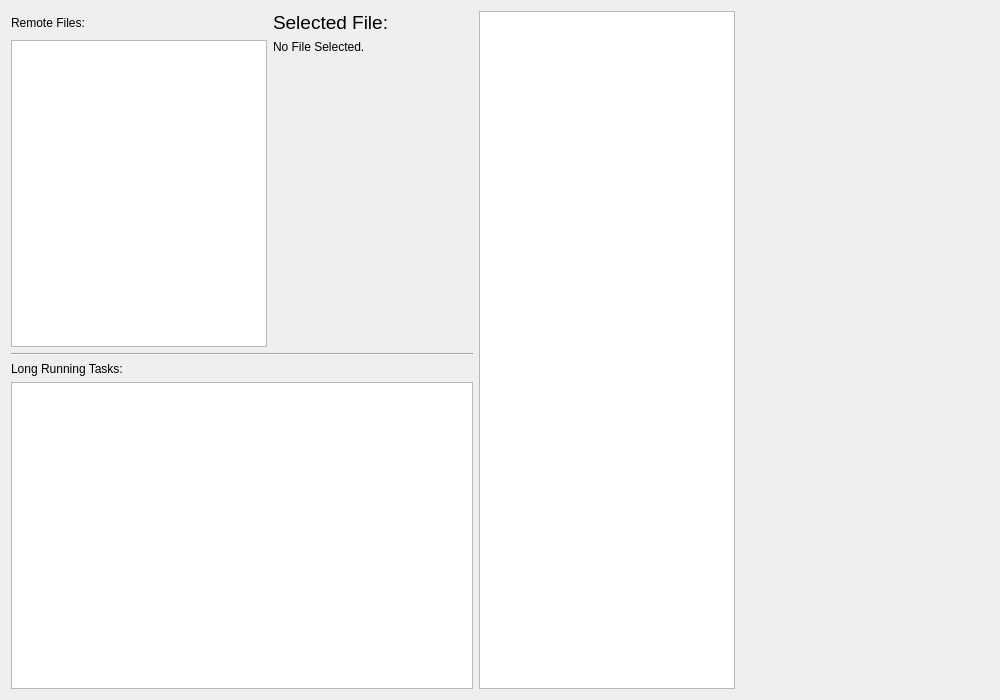
<?xml version="1.0" encoding="UTF-8"?>
<ui version="4.0">
 <comment>
********************************************************************************
**
** Copyright (c) 2017 The University of Notre Dame
** Copyright (c) 2017 The Regents of the University of California
**
** Redistribution and use in source and binary forms, with or without modification,
** are permitted provided that the following conditions are met:
**
** 1. Redistributions of source code must retain the above copyright notice, this 
** list of conditions and the following disclaimer.
**
** 2. Redistributions in binary form must reproduce the above copyright notice, this
** list of conditions and the following disclaimer in the documentation and/or other
** materials provided with the distribution.
**
** 3. Neither the name of the copyright holder nor the names of its contributors may
** be used to endorse or promote products derived from this software without specific
** prior written permission.
**
** THIS SOFTWARE IS PROVIDED BY THE COPYRIGHT HOLDERS AND CONTRIBUTORS &quot;AS IS&quot; AND ANY
** EXPRESS OR IMPLIED WARRANTIES, INCLUDING, BUT NOT LIMITED TO, THE IMPLIED WARRANTIES
** OF MERCHANTABILITY AND FITNESS FOR A PARTICULAR PURPOSE ARE DISCLAIMED. IN NO EVENT
** SHALL THE COPYRIGHT HOLDER OR CONTRIBUTORS BE LIABLE FOR ANY DIRECT, INDIRECT,
** INCIDENTAL, SPECIAL, EXEMPLARY, OR CONSEQUENTIAL DAMAGES (INCLUDING, BUT NOT LIMITED
** TO, PROCUREMENT OF SUBSTITUTE GOODS OR SERVICES; LOSS OF USE, DATA, OR PROFITS; OR
** BUSINESS INTERRUPTION) HOWEVER CAUSED AND ON ANY THEORY OF LIABILITY, WHETHER IN
** CONTRACT, STRICT LIABILITY, OR TORT (INCLUDING NEGLIGENCE OR OTHERWISE) ARISING
** IN ANY WAY OUT OF THE USE OF THIS SOFTWARE, EVEN IF ADVISED OF THE POSSIBILITY OF
** SUCH DAMAGE.
**
**********************************************************************************

// Contributors:
// Written by Peter Sempolinski, for the Natural Hazard Modeling Laboratory, director: Ahsan Kareem, at Notre Dame
 </comment>
 <class>DebugPanelWindow</class>
 <widget class="QMainWindow" name="DebugPanelWindow">
  <property name="geometry">
   <rect>
    <x>0</x>
    <y>0</y>
    <width>1000</width>
    <height>700</height>
   </rect>
  </property>
  <property name="windowTitle">
   <string>panelWindow</string>
  </property>
  <widget class="QWidget" name="centralWidget">
   <layout class="QGridLayout" name="gridLayout">
    <item row="0" column="0">
     <widget class="QLabel" name="filesLabel">
      <property name="text">
       <string>Remote Files:</string>
      </property>
     </widget>
    </item>
    <item row="0" column="1">
     <widget class="QLabel" name="fileSelectedHeader">
      <property name="sizePolicy">
       <sizepolicy hsizetype="Minimum" vsizetype="Maximum">
        <horstretch>0</horstretch>
        <verstretch>0</verstretch>
       </sizepolicy>
      </property>
      <property name="minimumSize">
       <size>
        <width>200</width>
        <height>0</height>
       </size>
      </property>
      <property name="font">
       <font>
        <pointsize>14</pointsize>
       </font>
      </property>
      <property name="text">
       <string>Selected File:</string>
      </property>
     </widget>
    </item>
    <item row="0" column="3" rowspan="5">
     <widget class="QStackedWidget" name="stackedView">
      <property name="currentIndex">
       <number>-1</number>
      </property>
     </widget>
    </item>
    <item row="1" column="0">
     <widget class="QTreeView" name="remoteFileView">
      <property name="contextMenuPolicy">
       <enum>Qt::CustomContextMenu</enum>
      </property>
      <property name="editTriggers">
       <set>QAbstractItemView::NoEditTriggers</set>
      </property>
     </widget>
    </item>
    <item row="1" column="1">
     <widget class="QLabel" name="selectedFileInfo">
      <property name="text">
       <string>No File Selected.</string>
      </property>
      <property name="alignment">
       <set>Qt::AlignLeading|Qt::AlignLeft|Qt::AlignTop</set>
      </property>
     </widget>
    </item>
    <item row="2" column="0" colspan="2">
     <widget class="Line" name="line">
      <property name="orientation">
       <enum>Qt::Horizontal</enum>
      </property>
     </widget>
    </item>
    <item row="3" column="0">
     <widget class="QLabel" name="label_2">
      <property name="text">
       <string>Long Running Tasks:</string>
      </property>
     </widget>
    </item>
    <item row="4" column="0" colspan="2">
     <widget class="QListView" name="longTaskView">
      <property name="contextMenuPolicy">
       <enum>Qt::CustomContextMenu</enum>
      </property>
     </widget>
    </item>
    <item row="0" column="2" rowspan="5">
     <widget class="QTreeView" name="taskTreeView">
      <property name="minimumSize">
       <size>
        <width>200</width>
        <height>0</height>
       </size>
      </property>
      <property name="maximumSize">
       <size>
        <width>350</width>
        <height>16777215</height>
       </size>
      </property>
      <property name="editTriggers">
       <set>QAbstractItemView::NoEditTriggers</set>
      </property>
      <property name="showDropIndicator" stdset="0">
       <bool>false</bool>
      </property>
     </widget>
    </item>
   </layout>
  </widget>
  <action name="actionExit">
   <property name="text">
    <string>Exit</string>
   </property>
  </action>
  <action name="actionCopyInfo">
   <property name="text">
    <string>License Info</string>
   </property>
  </action>
 </widget>
 <layoutdefault spacing="6" margin="11"/>
 <resources/>
 <connections>
  <connection>
   <sender>taskTreeView</sender>
   <signal>clicked(QModelIndex)</signal>
   <receiver>DebugPanelWindow</receiver>
   <slot>taskEntryClicked(QModelIndex)</slot>
   <hints>
    <hint type="sourcelabel">
     <x>183</x>
     <y>359</y>
    </hint>
    <hint type="destinationlabel">
     <x>499</x>
     <y>349</y>
    </hint>
   </hints>
  </connection>
 </connections>
 <slots>
  <slot>taskEntryClicked(QModelIndex)</slot>
  <slot>menuExit()</slot>
  <slot>menuCopyInfo()</slot>
 </slots>
</ui>
